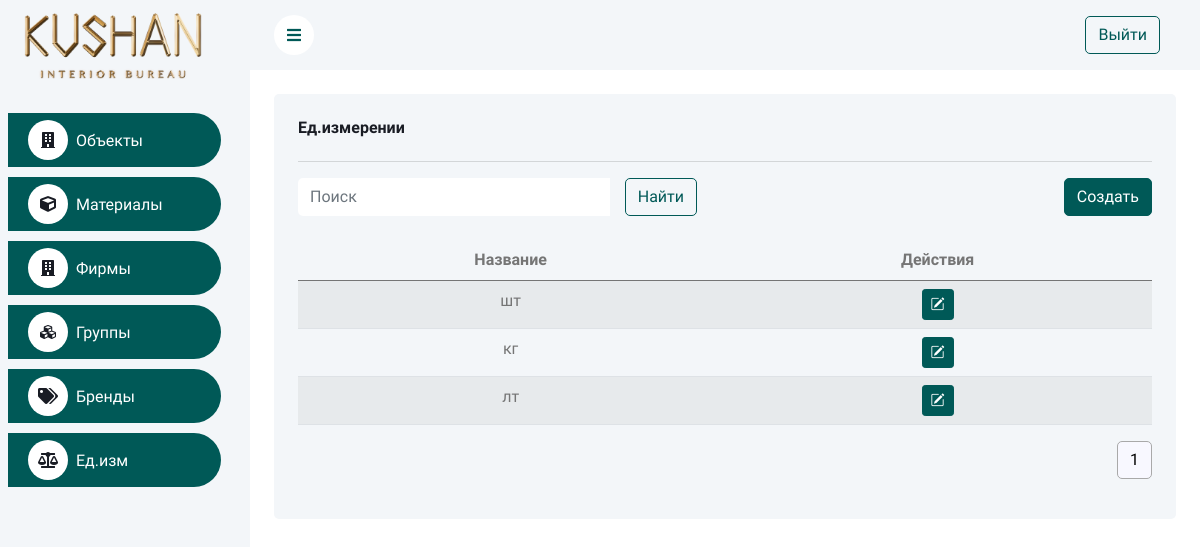
/units/, run on the app's committed database.
### info/models.py (models this page shows, shortened)
class Unit(models.Model):
	name = models.CharField(max_length=150, unique=True)

### info/views.py (the view)
# urls.py: path('units/', UnitListCreate.as_view(), name='unit-list'),
class UnitListCreate(BaseListCreateView):
	model = Unit
	form_class = UnitForm
	template_name = "unit_list_create.html"
	redirect_url = "unit-list"

### shared/views.py (called while the page is built)
	@staticmethod
	def apply_pagination_and_search(queryset, request):
		search_query = request.GET.get('search')
		if search_query:
			search_query = search_query.strip()
			queryset = queryset.filter(Q(name__icontains=search_query))
		page_size = request.GET.get("page_size", 12)
		paginator = Paginator(queryset, page_size)
		page_num = request.GET.get("page", 1)
		page_obj = paginator.get_page(page_num)
		return page_obj

	def get_queryset(self):
		return self.model.objects.all()

	def get_form(self):
		return self.form_class

	def get_template_name(self):
		return self.template_name

	def get(self, request):
		items = self.get_queryset()
		page_obj = self.apply_pagination_and_search(items, request)
		context = {
			'items': page_obj,
			'form': self.get_form(),
		}
		return render(request, self.get_template_name(), context)

### templates/unit_list_create.html (shortened to what this page needs)
{% extends 'base.html' %}
{% load static %}
{% block content %}
    <div class="container-fluid pt-4 px-4">
        <div class="row g-4">
            <div class="col-sm-12">
                <div class="bg-light rounded h-100 p-4">
                    <h6 class="mb-4">Ед.измерении</h6>
                    <hr>
                    <div class="row mb-2">
                        <div class="col-md-6">
                            {% include 'search_form.html' %}
                        </div>
                        <div class="col-md-6 text-end">
                            <button type="button" class="btn btn-primary" id="openCreateModalBtn"
                                    data-bs-toggle="modal" data-bs-target="#myModalCreate"
                                    data-action-url="{% url 'unit-list' %}">Создать
                            </button>
                        </div>
                    </div>
                    <div class="table-responsive">
                        <table class="table table-striped">
                            <thead>
                            <tr class="text-center">
                                <th scope="col">Название</th>
                                <th scope="col">Действия</th>
                            </tr>
                            </thead>
                            <tbody>
                            {% for unit in items %}
                                <tr class="text-center">
                                    <td>{{ unit.name }}</td>
                                    <td>
                                        <a href="" type="button" class="btn btn-primary btn-sm"><i
                                                class="bi bi-pencil-square"></i></a>
                                    </td>
                                </tr>
                            {% endfor %}
                            </tbody>
                        </table>
                    </div>
                    {% include 'pagination.html' with items=items %}
                </div>
            </div>
        </div>
    </div>
{% endblock %}

### static/css/style.css (style rules this page uses)
:root { --primary: #005957; --light: #F3F6F9; --dark: #191C24; }
.btn { transition: .5s; }
.btn.btn-primary { color: #FFFFFF; }

### data on the page
Unit: name "шт"
Unit: name "кг"
Unit: name "лт"

### other printed values
{{ i }} "1"
